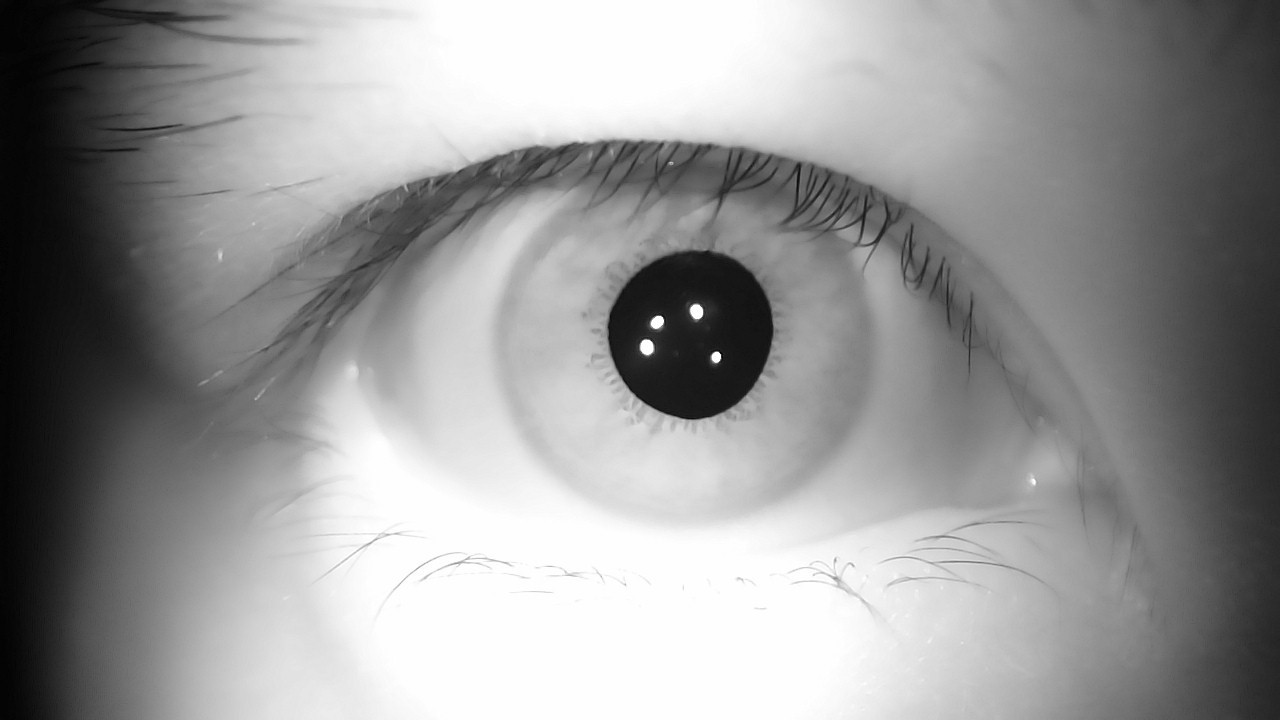
#> input picture python/21.jpg, 1280 x 720 px; its folder holds only this picture in this run
$ python -i iris_processing.py   (imports and definitions only)
#> lines starting #> are read from the running program, lines starting #| are printed output that depends on the picture; after the words box and inside, x2 and y2 are one past the last pixel; in counts of white or black regions, pixels touching at a corner belong together
#> further down, picture is the input picture: shape (720, 1280, 3); min 0, max 255, mean 150.8
import numpy as np
import cv2
import os

import iris_log
#ImagePath="\image"


def recflection_remove(img):
    ret, mask = cv2.threshold(img, 150, 255, cv2.THRESH_BINARY) # 二值化
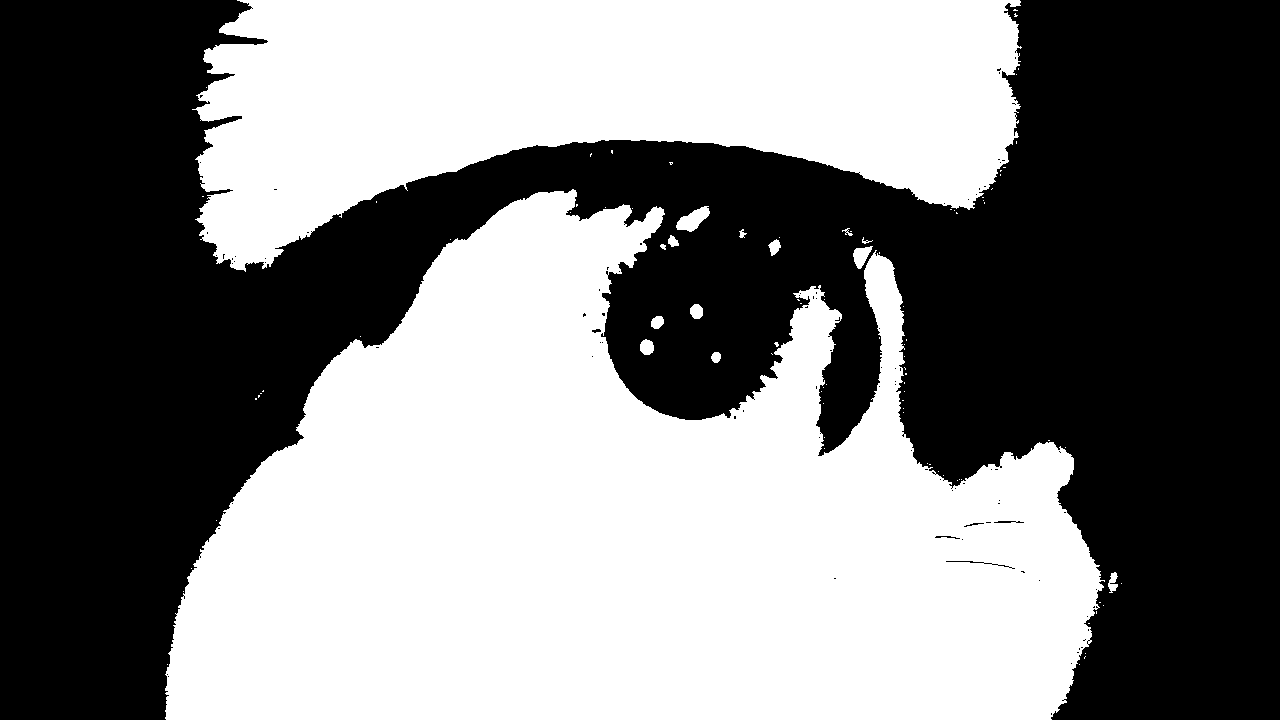
#> mask: shape (720, 1280, 3); 49.9% white; 93 white regions (78 under 20 px), largest, box (x1, y1, x2, y2) and area: (165, 189, 1105, 720) 314573, (192, 0, 1022, 272) 143763, (676, 206, 710, 232) 476
    kernel = np.ones((5, 5), np.uint8)                          # 构建算子
    dilation = cv2.dilate(mask, kernel, iterations=1)           # 构建蒙版
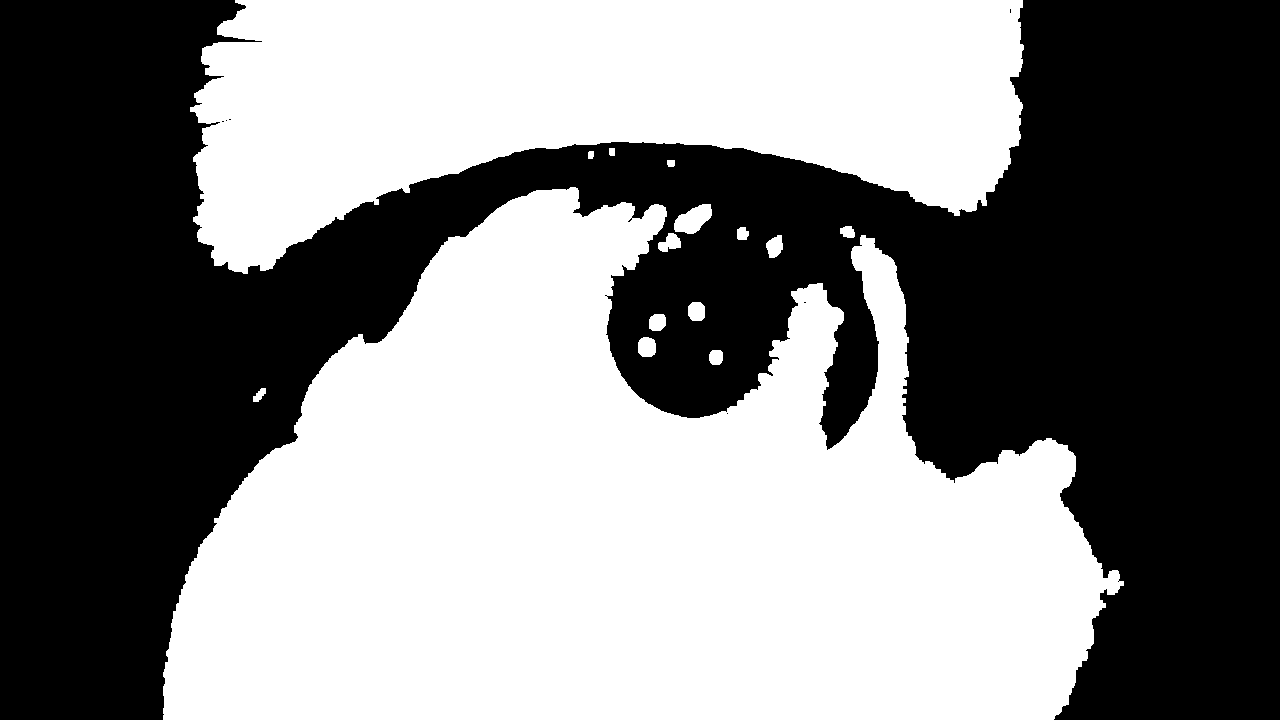
#> dilation: shape (720, 1280, 3); 51.6% white; 7 black regions (6 under 20 px), largest, box (x1, y1, x2, y2) and area: (0, 0, 1280, 720) 445990
#> (the run stopped early here; a loop or call above may not have finished)
